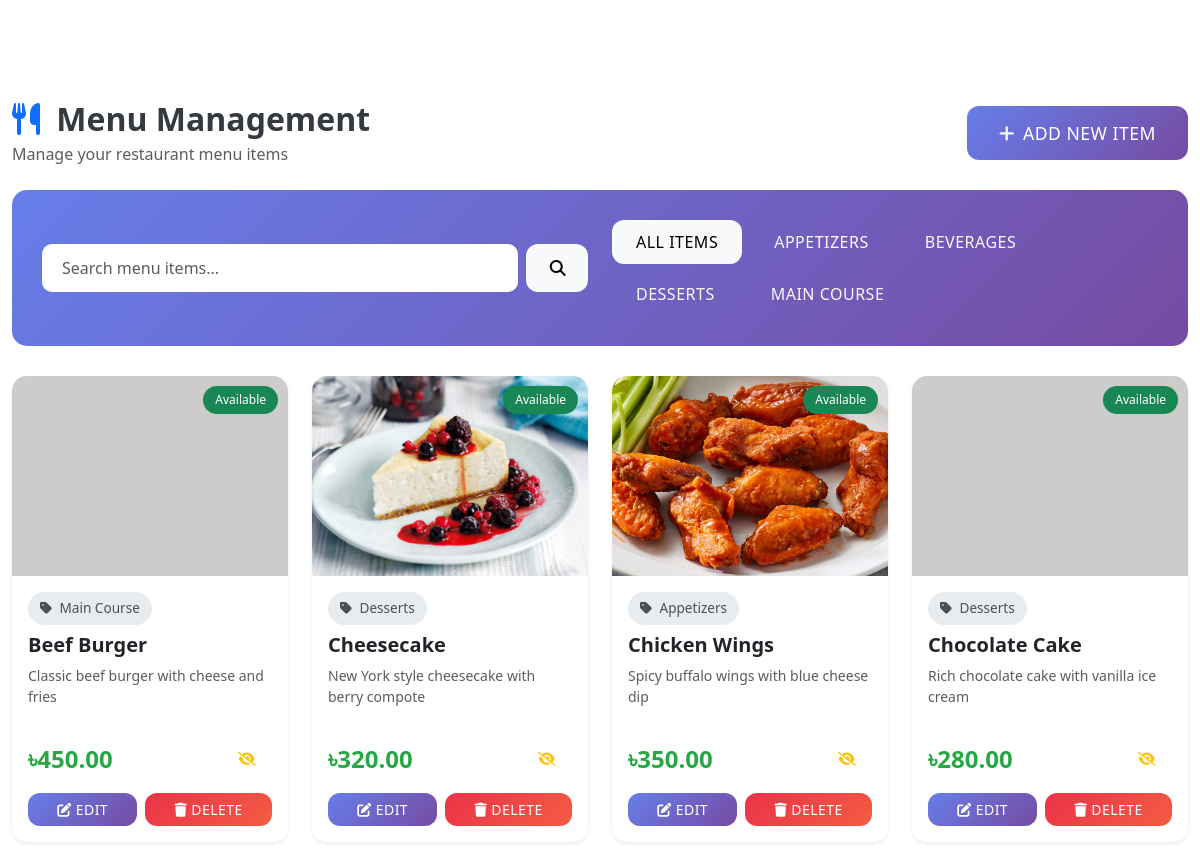
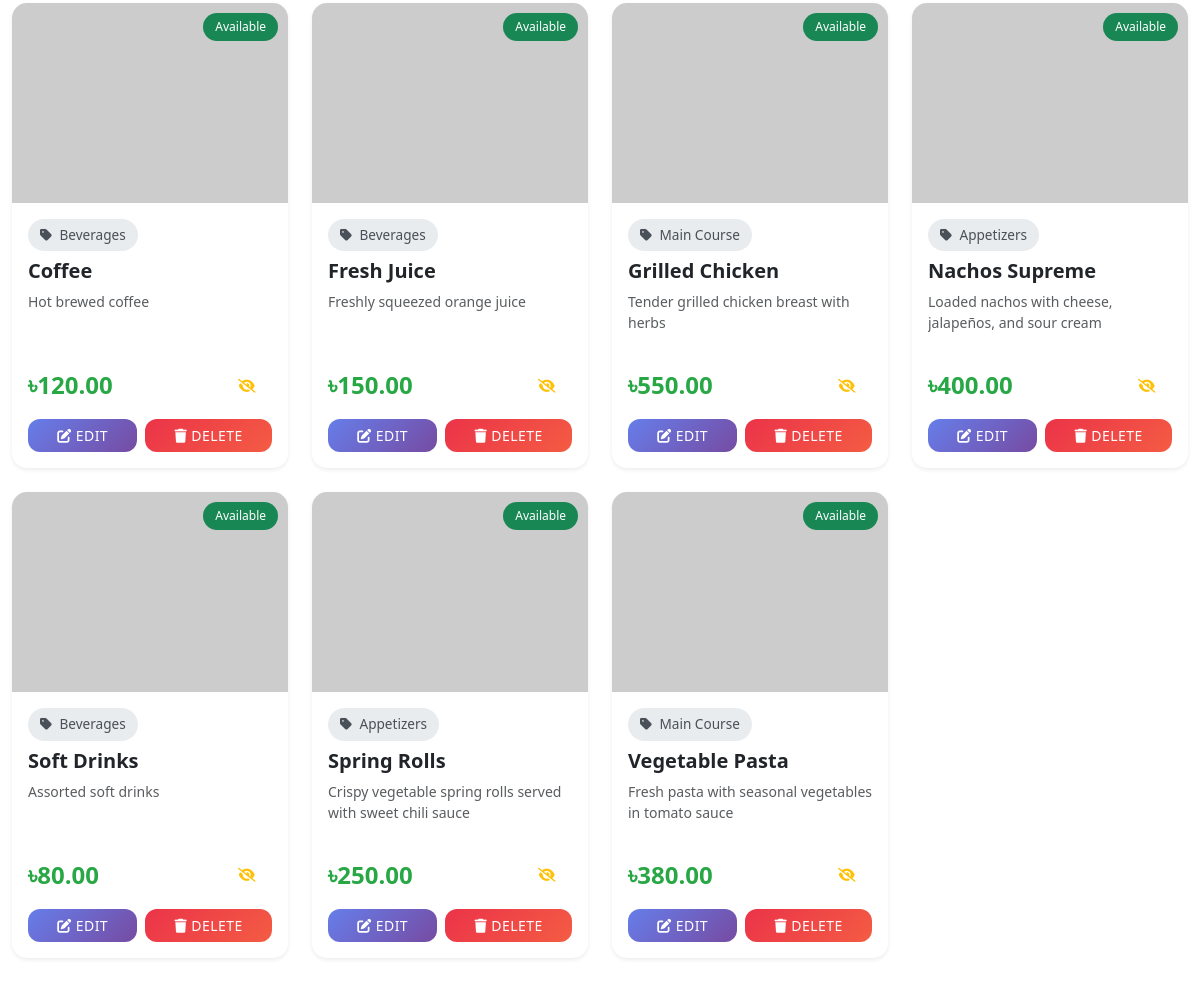
Screenshot of /admin/menu_management.php (signed in) with the database file from the repository (2 pictures, top to bottom).
### tables this page shows
CREATE TABLE `categories` (
  `category_id` int(11) NOT NULL,
  `category_name` varchar(50) NOT NULL,
  `description` text DEFAULT NULL,
  `status` enum('active','inactive') DEFAULT 'active',
  `created_at` timestamp NOT NULL DEFAULT current_timestamp()
);

CREATE TABLE `menu_items` (
  `item_id` int(11) NOT NULL,
  `category_id` int(11) DEFAULT NULL,
  `item_name` varchar(100) NOT NULL,
  `description` text DEFAULT NULL,
  `price` decimal(10,2) NOT NULL,
  `image_url` varchar(255) DEFAULT NULL,
  `availability` enum('available','unavailable') DEFAULT 'available',
  `created_at` timestamp NOT NULL DEFAULT current_timestamp()
);

### admin/menu_management.php (the view, shortened to what this page needs)
<?php
try {
    $database = new Database();
    $db = $database->connect();
    $stmt = $db->query("SELECT * FROM categories WHERE status = 'active' ORDER BY category_name");
    $categories = $stmt->fetchAll(PDO::FETCH_ASSOC);
    $filter_category = $_GET['category'] ?? 'all';
    $search_query = $_GET['search'] ?? '';
    $query = "SELECT mi.*, c.category_name
             FROM menu_items mi
             LEFT JOIN categories c ON mi.category_id = c.category_id
             WHERE 1=1";
    $query .= " ORDER BY mi.item_name";
    $stmt = $db->prepare($query);
    $stmt->execute();
    $menu_items = $stmt->fetchAll(PDO::FETCH_ASSOC);
} catch(PDOException $e) {
    $error_message = 'Database error: ' . $e->getMessage();
    $categories = [];
    $menu_items = [];
}
?>
<!DOCTYPE html>
<html lang="en">
<head>
    <link href="https://cdn.jsdelivr.net/npm/bootstrap@5.3.0/dist/css/bootstrap.min.css" rel="stylesheet">
    <link rel="stylesheet" href="https://cdnjs.cloudflare.com/ajax/libs/font-awesome/6.4.0/css/all.min.css">
    <link rel="stylesheet" href="../assets/css/style.css">
</head>
<body>
    <div class="container-fluid py-4">
        <div class="d-flex justify-content-between align-items-center mb-4">
            <div>
                <h2 class="mb-1">
                    <i class="fas fa-utensils text-primary me-2"></i>
                    Menu Management
                </h2>
                <p class="text-muted mb-0">Manage your restaurant menu items</p>
            </div>
            <button class="btn btn-primary btn-lg" data-bs-toggle="modal" data-bs-target="#addItemModal">
                <i class="fas fa-plus me-2"></i>Add New Item
            </button>
        </div>
        <div class="filter-section">
            <div class="row align-items-center">
                <div class="col-md-6 mb-3 mb-md-0">
                    <form method="GET" class="d-flex">
                        <input type="text" name="search" class="form-control search-box me-2"
                               placeholder="Search menu items..."
                               value="<?php echo htmlspecialchars($search_query); ?>">
                        <button type="submit" class="btn btn-light">
                            <i class="fas fa-search"></i>
                        </button>
                    </form>
                </div>
                <div class="col-md-6">
                    <div class="d-flex gap-2 flex-wrap">
                        <a href="?category=all" class="btn <?php echo $filter_category == 'all' ? 'btn-light' : 'btn-outline-light'; ?>">
                            All Items
                        </a>
                        <?php foreach($categories as $cat): ?>
                        <a href="?category=<?php echo $cat['category_id']; ?>"
                           class="btn <?php echo $filter_category == $cat['category_id'] ? 'btn-light' : 'btn-outline-light'; ?>">
                            <?php echo htmlspecialchars($cat['category_name']); ?>
                        </a>
                        <?php endforeach; ?>
                    </div>
                </div>
            </div>
        </div>
        <div class="row g-4">
            <?php if (!empty($menu_items)): ?>
                <?php foreach($menu_items as $item): ?>
                <div class="col-lg-3 col-md-4 col-sm-6">
                    <div class="card menu-item-card shadow-sm">
                        <div class="position-relative">
                            <img src="../assets/images/<?php echo htmlspecialchars($item['image_url'] ?? 'default-food.jpg'); ?>"
                                 class="menu-item-image"
                                 alt="<?php echo htmlspecialchars($item['item_name']); ?>"
                                 onerror="this.src='https://via.placeholder.com/400x200?text=No+Image'">
                            <span class="badge <?php echo $item['availability'] == 'available' ? 'bg-success' : 'bg-danger'; ?> badge-status">
                                <?php echo ucfirst($item['availability']); ?>
                            </span>
                        </div>
                        <div class="card-body">
                            <span class="category-badge mb-2 d-inline-block">
                                <i class="fas fa-tag me-1"></i>
                                <?php echo htmlspecialchars($item['category_name'] ?? 'Uncategorized'); ?>
                            </span>
                            <h5 class="card-title mb-2"><?php echo htmlspecialchars($item['item_name']); ?></h5>
                            <p class="card-text text-muted small" style="height: 60px; overflow: hidden;">
                                <?php echo htmlspecialchars(substr($item['description'], 0, 100)); ?>
                            </p>
                            <div class="d-flex justify-content-between align-items-center mb-3">
                                <span class="price-tag">৳<?php echo number_format($item['price'], 2); ?></span>
                                <div>
                                    <form method="POST" style="display: inline;">
                                        <button type="submit" name="toggle_availability"
                                                class="btn btn-sm <?php echo $item['availability'] == 'available' ? 'btn-outline-warning' : 'btn-outline-success'; ?>"
                                                title="Toggle Availability">
                                            <i class="fas fa-<?php echo $item['availability'] == 'available' ? 'eye-slash' : 'eye'; ?>"></i>
                                        </button>
                                    </form>
                                </div>
                            </div>
                            <div class="d-flex gap-2">
                                <button class="btn btn-primary btn-sm flex-fill"
                                        onclick='editItem(<?php echo json_encode($item); ?>)'>
                                    <i class="fas fa-edit me-1"></i>Edit
                                </button>
                                <button class="btn btn-danger btn-sm flex-fill"
                                        onclick="deleteItem(<?php echo $item['item_id']; ?>, '<?php echo htmlspecialchars($item['item_name']); ?>')">
                                    <i class="fas fa-trash me-1"></i>Delete
                                </button>
                            </div>
                        </div>
                    </div>
                </div>
                <?php endforeach; ?>
            <?php endif; ?>
        </div>
    </div>
</body>
</html>

### assets/css/style.css (style rules this page uses)
:root { --primary-color: #0d6efd; --primary-dark: #0b5ed7; --primary-light: #6ea8fe; --secondary-color: #6c757d; --success-color: #198754; --danger-color: #dc3545; --warning-color: #ffc107; --info-color: #0dcaf0; --dark-color: #212529; --light-color: #f8f9fa; --white-color: #ffffff; --gray-100: #f8f9fa; --gray-200: #e9ecef; --gray-300: #dee2e6; --gray-400: #ced4da; --gray-500: #adb5bd; --gray-600: #6c757d; --gray-700: #495057; --gray-800: #343a40; --gray-900: #212529; --gradient-primary: linear-gradient(135deg, #667eea 0%, #764ba2 100%); --gradient-success: linear-gradient(135deg, #11998e 0%, #38ef7d 100%); --gradient-danger: linear-gradient(135deg, #eb3349 0%, #f45c43 100%); --gradient-warning: linear-gradient(135deg, #f093fb 0%, #f5576c 100%); --gradient-dark: linear-gradient(135deg, #1e3c72 0%, #2a5298 100%); --spacing-xs: 0.25rem; --spacing-sm: 0.5rem; --spacing-md: 1rem; --spacing-lg: 1.5rem; --spacing-xl: 2rem; --spacing-xxl: 3rem; --border-radius-sm: 0.25rem; --border-radius-md: 0.5rem; --border-radius-lg: 0.75rem; --border-radius-xl: 1rem; --border-radius-pill: 50rem; --shadow-sm: 0 2px 4px rgba(0, 0, 0, 0.08); --shadow-md: 0 4px 8px rgba(0, 0, 0, 0.12); --shadow-lg: 0 8px 16px rgba(0, 0, 0, 0.15); --shadow-xl: 0 12px 24px rgba(0, 0, 0, 0.18); --transition-fast: 0.15s ease-in-out; --transition-base: 0.3s ease-in-out; --transition-slow: 0.5s ease-in-out; --font-family-base: 'Segoe UI', Tahoma, Geneva, Verdana, sans-serif; --font-family-heading: 'Segoe UI', system-ui, -apple-system, sans-serif; --font-weight-light: 300; --font-weight-normal: 400; --font-weight-medium: 500; --font-weight-semibold: 600; --font-weight-bold: 700; }
* { margin: 0; padding: 0; box-sizing: border-box; }
html { scroll-behavior: smooth; }
body { font-family: var(--font-family-base); color: var(--gray-800); background-color: var(--white-color); padding-top: 76px; overflow-x: hidden; }
h1, h2, h3, h4, h5, h6 { font-family: var(--font-family-heading); font-weight: var(--font-weight-bold); line-height: 1.2; margin-bottom: var(--spacing-md); }
a { text-decoration: none; color: var(--primary-color); transition: color var(--transition-base); }
img { max-width: 100%; height: auto; display: block; }
.card { border: none; border-radius: var(--border-radius-xl); overflow: hidden; transition: all var(--transition-base); box-shadow: var(--shadow-sm); }
.btn { font-weight: var(--font-weight-medium); border-radius: var(--border-radius-lg); padding: 0.625rem 1.5rem; transition: all var(--transition-base); text-transform: uppercase; letter-spacing: 0.5px; border: none; position: relative; overflow: hidden; }
.btn::before { content: ''; position: absolute; top: 50%; left: 50%; width: 0; height: 0; border-radius: 50%; background: rgba(255, 255, 255, 0.3); transform: translate(-50%, -50%); transition: width 0.6s, height 0.6s; }
.btn-primary { background: var(--gradient-primary); }
.btn-danger { background: var(--gradient-danger); }
.btn-lg { padding: 0.875rem 2rem; font-size: 1.1rem; }
.btn-sm { padding: 0.375rem 1rem; font-size: 0.875rem; }
.form-control, .form-select { border-radius: var(--border-radius-lg); border: 2px solid var(--gray-300); padding: 0.75rem 1rem; transition: all var(--transition-base); }
.badge { padding: 0.5rem 1rem; font-weight: var(--font-weight-medium); border-radius: var(--border-radius-pill); font-size: 0.875rem; }

### admin/menu_management.php (style rules this page uses)
.menu-item-card { transition: all 0.3s ease; height: 100%; border-radius: 15px; overflow: hidden; }
.menu-item-image { width: 100%; height: 200px; object-fit: cover; }
.badge-status { position: absolute; top: 10px; right: 10px; padding: 8px 12px; font-size: 0.75rem; }
.price-tag { font-size: 1.5rem; font-weight: 700; color: #28a745; }
.filter-section { background: linear-gradient(135deg, #667eea 0%, #764ba2 100%); color: white; padding: 30px; border-radius: 15px; margin-bottom: 30px; }
.search-box { border-radius: 10px; border: none; padding: 12px 20px; }
.category-badge { padding: 6px 12px; border-radius: 20px; font-size: 0.85rem; background: #e9ecef; color: #495057; }

### rows the page displays
categories: category_name "APPETIZERS"
categories: category_name "BEVERAGES"
categories: category_name "DESSERTS"
categories: category_name "MAIN COURSE"
menu_items: availability "Available", category.category_name "Main Course", item_name "Beef Burger", description "Classic beef burger with cheese and fries", price "450.00"
menu_items: image_url (picture), availability "Available", category.category_name "Desserts", item_name "Cheesecake", description "New York style cheesecake with berry compote", price "320.00"
menu_items: image_url (picture), availability "Available", category.category_name "Appetizers", item_name "Chicken Wings", description "Spicy buffalo wings with blue cheese dip", price "350.00"
menu_items: availability "Available", category.category_name "Desserts", item_name "Chocolate Cake", description "Rich chocolate cake with vanilla ice cream", price "280.00"
menu_items: availability "Available", category.category_name "Beverages", item_name "Coffee", description "Hot brewed coffee", price "120.00"
menu_items: availability "Available", category.category_name "Beverages", item_name "Fresh Juice", description "Freshly squeezed orange juice", price "150.00"
menu_items: availability "Available", category.category_name "Main Course", item_name "Grilled Chicken", description "Tender grilled chicken breast with herbs", price "550.00"
menu_items: availability "Available", category.category_name "Appetizers", item_name "Nachos Supreme", description "Loaded nachos with cheese, jalapeños, and sour cream", price "400.00"
menu_items: availability "Available", category.category_name "Beverages", item_name "Soft Drinks", description "Assorted soft drinks", price "80.00"
menu_items: availability "Available", category.category_name "Appetizers", item_name "Spring Rolls", description "Crispy vegetable spring rolls served with sweet chili sauce", price "250.00"
menu_items: availability "Available", category.category_name "Main Course", item_name "Vegetable Pasta", description "Fresh pasta with seasonal vegetables in tomato sauce", price "380.00"
